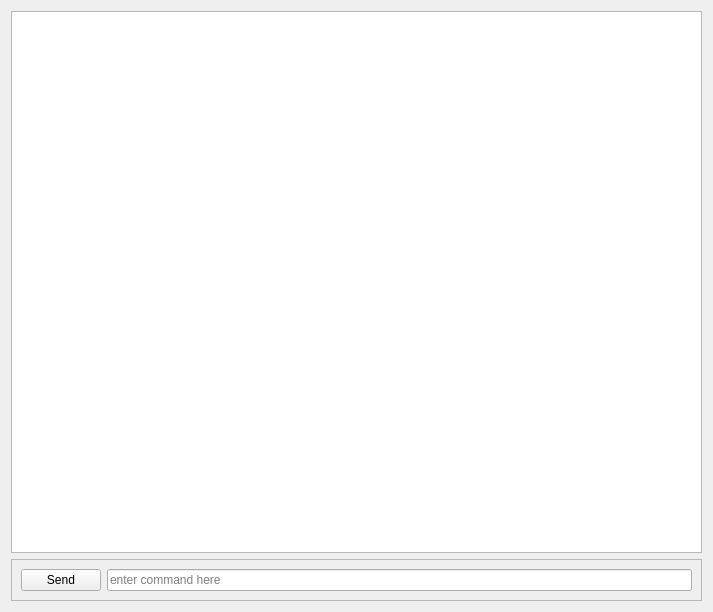
<?xml version="1.0" encoding="UTF-8"?>
<ui version="4.0">
 <class>ConsoleTab</class>
 <widget class="QWidget" name="ConsoleTab">
  <property name="geometry">
   <rect>
    <x>0</x>
    <y>0</y>
    <width>713</width>
    <height>612</height>
   </rect>
  </property>
  <property name="windowTitle">
   <string>ConsoleTab</string>
  </property>
  <layout class="QVBoxLayout" name="verticalLayout">
   <item>
    <widget class="QTextEdit" name="CurrentLog">
     <property name="readOnly">
      <bool>true</bool>
     </property>
    </widget>
   </item>
   <item>
    <widget class="QFrame" name="CommandSender">
     <property name="frameShape">
      <enum>QFrame::StyledPanel</enum>
     </property>
     <property name="frameShadow">
      <enum>QFrame::Raised</enum>
     </property>
     <layout class="QHBoxLayout" name="horizontalLayout">
      <item>
       <widget class="QPushButton" name="SendButton">
        <property name="text">
         <string>Send</string>
        </property>
       </widget>
      </item>
      <item>
       <widget class="QLineEdit" name="TextArea">
        <property name="inputMask">
         <string/>
        </property>
        <property name="text">
         <string/>
        </property>
        <property name="maxLength">
         <number>256</number>
        </property>
        <property name="placeholderText">
         <string>enter command here</string>
        </property>
       </widget>
      </item>
     </layout>
    </widget>
   </item>
  </layout>
 </widget>
 <resources/>
 <connections/>
</ui>
